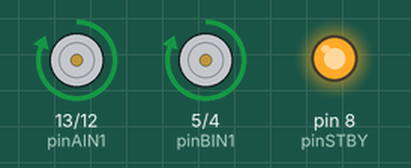
Simulated run of this sketch. Board: Arduino Uno, built with avr-gcc and run on an emulated ATmega328P. Parts: motor-driver pin pairs drawn as motors (green arrow = first pin HIGH = forward, orange = second pin HIGH = backward, longer = more drive, scaled by the enable pin, stopped while the standby pin is LOW), output pins drawn as LEDs (lit = HIGH).

Above: at 1.0 s.
At 2.5 s:
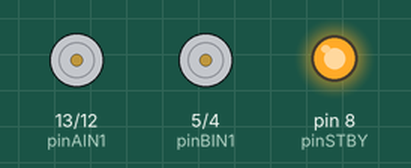
At 4.0 s:
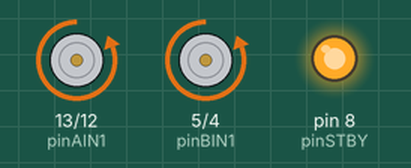
Timing chart, 0 to 6.9 s (numbered marks = the images above):
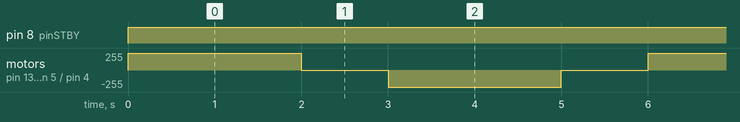

Measured:
- by itself, pin 8 (pinSTBY): LOW → HIGH at 0.00 s
- by itself, motor on pin 13 (pinAIN1) / pin 12 (pinAIN2), motor on pin 5 (pinBIN1) / pin 4 (pinBIN2): repeats every 6.0 s: stopped 1.0 s, backward 255/255 2.0 s, stopped 1.0 s, forward 255/255 2.0 s

The sketch:

TEST_motors.ino
```cpp
/*
Sample Code to run the Sparkfun TB6612FNG 1A Dual Motor Driver using Arduino UNO R3

This code conducts a few simple manoeuvres to illustrate the functions:
  - motorDrive(motorNumber, motorDirection, motorSpeed)
  - motorBrake(motorNumber)
  - motorStop(motorNumber)
  - motorsStandby

Connections:
- Pin 9 ---> PWMA
- Pin 12 ---> AIN2
- Pin 13 ---> AIN1
- Pin 8 ---> STBY
- Pin 5 ---> BIN1
- Pin 4 ---> BIN2
- Pin 10 ---> PWMB

- Motor 1: A01 and A02
- Motor 2: B01 and B02

*/

//Define the Pins

//Motor 1
int pinAIN1 = 13; //Direction
int pinAIN2 = 12; //Direction
int pinPWMA = 9; //Speed

//Motor 2
int pinBIN1 = 5; //Direction
int pinBIN2 = 4; //Direction
int pinPWMB = 10; //Speed

//Standby
int pinSTBY = 8;

//Constants to help remember the parameters
static boolean turnCW = 0;  //for motorDrive function
static boolean turnCCW = 1; //for motorDrive function
static boolean motor1 = 0;  //for motorDrive, motorStop, motorBrake functions
static boolean motor2 = 1;  //for motorDrive, motorStop, motorBrake functions


void setup()
{
//Set the PIN Modes
  pinMode(pinPWMA, OUTPUT);
  pinMode(pinAIN1, OUTPUT);
  pinMode(pinAIN2, OUTPUT);

  pinMode(pinPWMB, OUTPUT);
  pinMode(pinBIN1, OUTPUT);
  pinMode(pinBIN2, OUTPUT);

  pinMode(pinSTBY, OUTPUT);

}

void loop()
{

  //Drive both motors CW, full speed
  motorDrive(motor1, turnCW, 255);
  motorDrive(motor2, turnCW, 255);

  //Keep driving for 2 secs
  delay(2000);

  motorBrake(1);
  motorBrake(0);
  delay(1000);

    //Drive both motors CW, full speed
  motorDrive(motor1, turnCCW, 255);
  motorDrive(motor2, turnCCW, 255);

    //Keep driving for 2 secs
  delay(2000);

    motorBrake(1);
    motorBrake(0);
  delay(1000);
}

void motorDrive(boolean motorNumber, boolean motorDirection, int motorSpeed)
{
  /*
  This Drives a specified motor, in a specific direction, at a specified speed:
    - motorNumber: motor1 or motor2 ---> Motor 1 or Motor 2
    - motorDirection: turnCW or turnCCW ---> clockwise or counter-clockwise
    - motorSpeed: 0 to 255 ---> 0 = stop / 255 = fast
  */

  boolean pinIn1;  //Relates to AIN1 or BIN1 (depending on the motor number specified)


//Specify the Direction to turn the motor
  //Clockwise: AIN1/BIN1 = HIGH and AIN2/BIN2 = LOW
  //Counter-Clockwise: AIN1/BIN1 = LOW and AIN2/BIN2 = HIGH
  if (motorDirection == turnCW)
    pinIn1 = HIGH;
  else
    pinIn1 = LOW;

//Select the motor to turn, and set the direction and the speed
  if(motorNumber == motor1)
  {
    digitalWrite(pinAIN1, pinIn1);
    digitalWrite(pinAIN2, !pinIn1);  //This is the opposite of the AIN1
    analogWrite(pinPWMA, motorSpeed);
  }
  else
  {
    digitalWrite(pinBIN1, pinIn1);
    digitalWrite(pinBIN2, !pinIn1);  //This is the opposite of the BIN1
    analogWrite(pinPWMB, motorSpeed);
  }


//Finally , make sure STBY is disabled - pull it HIGH
  digitalWrite(pinSTBY, HIGH);

}

void motorBrake(boolean motorNumber)
{
/*
This "Short Brake"s the specified motor, by setting speed to zero
*/

  if (motorNumber == motor1)
    analogWrite(pinPWMA, 0);
  else
    analogWrite(pinPWMB, 0);

}


void motorStop(boolean motorNumber)
{
  /*
  This stops the specified motor by setting both IN pins to LOW
  */
  if (motorNumber == motor1) {
    digitalWrite(pinAIN1, LOW);
    digitalWrite(pinAIN2, LOW);
  }
  else
  {
    digitalWrite(pinBIN1, LOW);
    digitalWrite(pinBIN2, LOW);
  }
}


void motorsStandby()
{
  /*
  This puts the motors into Standby Mode
  */
  digitalWrite(pinSTBY, LOW);
}
```
